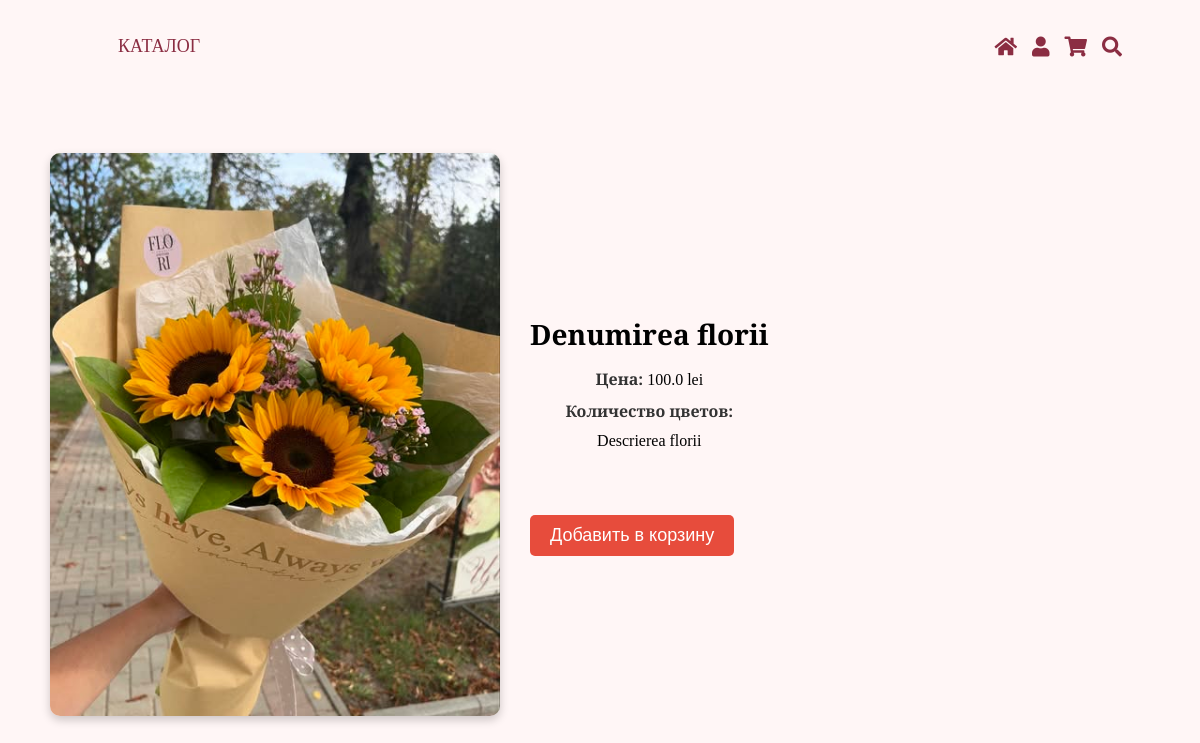
/flower/Denumirea florii, run on the app's committed database.
### app/models.py (models this page shows, shortened)
class Flower(db.Model):
    id = db.Column(db.Integer, primary_key=True)
    name = db.Column(db.String(100), nullable=False)
    description = db.Column(db.Text, nullable=False)
    price = db.Column(db.Float, nullable=False)
    image_url = db.Column(db.String(200), nullable=True)

### app/routes.py (the view)
@main_bp.route('/flower/<string:flower_name>')
def flower_detail(flower_name):
    flower = Flower.query.filter_by(name=flower_name).first()
    if not flower:
        flash("Такой букет не найден.", "danger")
        return redirect(url_for('main.catalog'))
    return render_template('flower_detail.html', flower=flower)

### app/templates/flower_detail.html (shortened to what this page needs)
<link rel="stylesheet" href="{{ url_for('static', filename='css/main.css') }}">
<link rel="stylesheet" href="{{ url_for('static', filename='css/flower_detail.css') }}">
<header>
    {% include 'navbar.html' %}
</header>
{% block content %}
<div class="flower-detail">
    <div class="product-details-images">
        <img src="{{ url_for('static', filename=flower.image_url.lstrip('static')) }}" alt="{{ flower.name }}">
    </div>
    <div class="product-details-info">
        <h1>{{ flower.name }}</h1>
        <p><strong>Цена:</strong> {{ flower.price }} lei</p>
        <p><strong>Количество цветов:</strong> {{ flower.quantity }}</p>
        <p>{{ flower.description }}</p>
        <div class="product-to-cart">
            <form action="{{ url_for('main.add_to_cart', flower_id=flower.id) }}" method="post">
                <button type="submit" class="btn btn-primary">Добавить в корзину</button>
            </form>
        </div>
    </div>
</div>
{% endblock %}

### app/static/css/main.css (style rules this page uses)
.btn { display: inline-block; margin-top: 40px; padding: 12px 25px; background: #d94f70; color: #fff; text-decoration: none; font-size: 18px; border-radius: 8px; border: 0; transition: 0.3s; height: fit-content; }
header { display: flex; justify-content: center; align-items: center; padding: 20px; background: transparent; }

### app/static/css/flower_detail.css (style rules this page uses)
.flower-detail { display: flex; flex-wrap: wrap; max-width: 1100px; margin: 40px auto; gap: 30px; padding: 20px; }
.product-details-images { max-width: 450px; }
.product-details-images img { width: 100%; border-radius: 10px; box-shadow: 0px 4px 10px rgba(0, 0, 0, 0.2); }
.product-details-info { display: flex; flex-direction: column; justify-content: center; }
.product-details-info h1 { font-size: 28px; font-weight: bold; margin-bottom: 10px; }
.product-details-info p { font-size: 16px; margin: 5px 0; }
.product-details-info strong { color: #333; }
.product-to-cart { margin-top: 20px; }
.product-to-cart form { display: flex; flex-direction: column; align-items: flex-start; gap: 10px; }
.btn { display: inline-block; background-color: #007bff; color: white; padding: 10px 20px; text-decoration: none; border-radius: 5px; text-align: center; transition: background 0.3s ease-in-out; }
.btn-primary { background-color: #e74c3c; }

### data on the page
Flower: image_url (picture), name "Denumirea florii", price "100.0", description "Descrierea florii"
